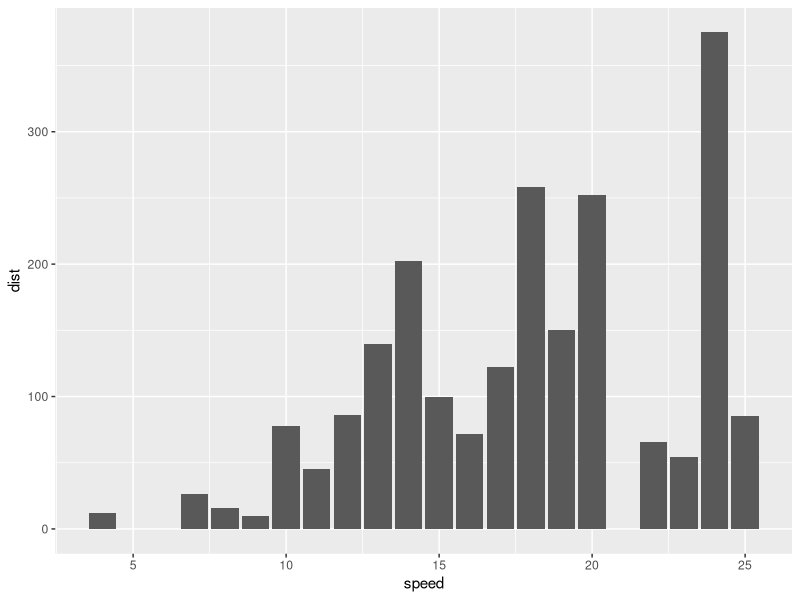
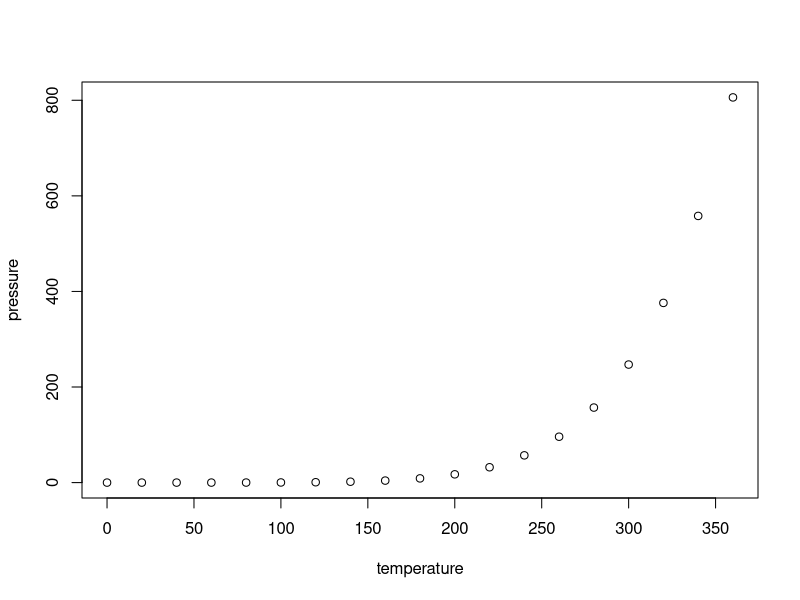

Write the R code that produced these figures, in order.
## ---- chunk 1
knitr::opts_chunk$set(echo = TRUE)

library(ggplot2)
## ---- chunk 2
summary(cars)
## ---- chunk 3
ggplot(cars, aes(x = speed, y = dist)) + geom_col()

plot(pressure)
